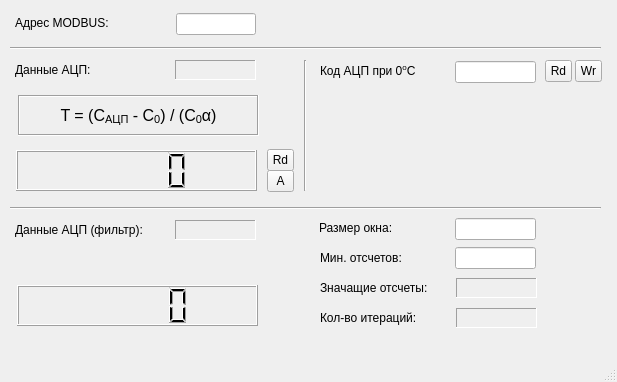
<?xml version="1.0" encoding="UTF-8"?>
<ui version="4.0">
 <class>fmTPar</class>
 <widget class="QMainWindow" name="fmTPar">
  <property name="geometry">
   <rect>
    <x>0</x>
    <y>0</y>
    <width>617</width>
    <height>382</height>
   </rect>
  </property>
  <property name="minimumSize">
   <size>
    <width>617</width>
    <height>382</height>
   </size>
  </property>
  <property name="maximumSize">
   <size>
    <width>617</width>
    <height>16777215</height>
   </size>
  </property>
  <property name="windowTitle">
   <string> Термометр</string>
  </property>
  <widget class="QWidget" name="centralwidget">
   <widget class="QLCDNumber" name="lcdDataConv">
    <property name="geometry">
     <rect>
      <x>16</x>
      <y>150</y>
      <width>241</width>
      <height>41</height>
     </rect>
    </property>
   </widget>
   <widget class="QLabel" name="label">
    <property name="geometry">
     <rect>
      <x>15</x>
      <y>62</y>
      <width>111</width>
      <height>16</height>
     </rect>
    </property>
    <property name="font">
     <font>
      <pointsize>9</pointsize>
     </font>
    </property>
    <property name="text">
     <string>Данные АЦП:</string>
    </property>
   </widget>
   <widget class="QToolButton" name="tbScan">
    <property name="geometry">
     <rect>
      <x>267</x>
      <y>149</y>
      <width>27</width>
      <height>22</height>
     </rect>
    </property>
    <property name="text">
     <string>Rd</string>
    </property>
   </widget>
   <widget class="QLabel" name="llData">
    <property name="geometry">
     <rect>
      <x>175</x>
      <y>60</y>
      <width>81</width>
      <height>20</height>
     </rect>
    </property>
    <property name="font">
     <font>
      <pointsize>9</pointsize>
     </font>
    </property>
    <property name="frameShape">
     <enum>QFrame::Panel</enum>
    </property>
    <property name="frameShadow">
     <enum>QFrame::Sunken</enum>
    </property>
    <property name="text">
     <string/>
    </property>
   </widget>
   <widget class="QToolButton" name="tbAutoScan">
    <property name="geometry">
     <rect>
      <x>267</x>
      <y>170</y>
      <width>27</width>
      <height>22</height>
     </rect>
    </property>
    <property name="text">
     <string>A</string>
    </property>
   </widget>
   <widget class="Line" name="line">
    <property name="geometry">
     <rect>
      <x>295</x>
      <y>60</y>
      <width>20</width>
      <height>131</height>
     </rect>
    </property>
    <property name="orientation">
     <enum>Qt::Vertical</enum>
    </property>
   </widget>
   <widget class="QToolButton" name="tbCR0Wr">
    <property name="geometry">
     <rect>
      <x>575</x>
      <y>60</y>
      <width>27</width>
      <height>22</height>
     </rect>
    </property>
    <property name="text">
     <string>Wr</string>
    </property>
   </widget>
   <widget class="QLineEdit" name="leCR0">
    <property name="geometry">
     <rect>
      <x>455</x>
      <y>61</y>
      <width>81</width>
      <height>22</height>
     </rect>
    </property>
    <property name="font">
     <font>
      <pointsize>9</pointsize>
     </font>
    </property>
   </widget>
   <widget class="QLabel" name="label_14">
    <property name="geometry">
     <rect>
      <x>320</x>
      <y>63</y>
      <width>121</width>
      <height>16</height>
     </rect>
    </property>
    <property name="font">
     <font>
      <pointsize>9</pointsize>
     </font>
    </property>
    <property name="lineWidth">
     <number>-5</number>
    </property>
    <property name="text">
     <string>Код АЦП при 0&lt;sup&gt;o&lt;/sup&gt;С</string>
    </property>
   </widget>
   <widget class="QToolButton" name="tbCR0Rd">
    <property name="geometry">
     <rect>
      <x>545</x>
      <y>60</y>
      <width>27</width>
      <height>22</height>
     </rect>
    </property>
    <property name="text">
     <string>Rd</string>
    </property>
   </widget>
   <widget class="QLabel" name="label_16">
    <property name="geometry">
     <rect>
      <x>15</x>
      <y>15</y>
      <width>111</width>
      <height>16</height>
     </rect>
    </property>
    <property name="font">
     <font>
      <pointsize>9</pointsize>
     </font>
    </property>
    <property name="text">
     <string>Адрес MODBUS:</string>
    </property>
   </widget>
   <widget class="QLineEdit" name="leAddrMB">
    <property name="geometry">
     <rect>
      <x>176</x>
      <y>13</y>
      <width>80</width>
      <height>22</height>
     </rect>
    </property>
    <property name="font">
     <font>
      <pointsize>9</pointsize>
     </font>
    </property>
   </widget>
   <widget class="Line" name="line_2">
    <property name="geometry">
     <rect>
      <x>10</x>
      <y>40</y>
      <width>591</width>
      <height>16</height>
     </rect>
    </property>
    <property name="orientation">
     <enum>Qt::Horizontal</enum>
    </property>
   </widget>
   <widget class="QLabel" name="label_3">
    <property name="geometry">
     <rect>
      <x>18</x>
      <y>95</y>
      <width>241</width>
      <height>41</height>
     </rect>
    </property>
    <property name="font">
     <font>
      <family>Arial</family>
      <pointsize>12</pointsize>
      <weight>50</weight>
      <bold>false</bold>
     </font>
    </property>
    <property name="frameShape">
     <enum>QFrame::Box</enum>
    </property>
    <property name="frameShadow">
     <enum>QFrame::Sunken</enum>
    </property>
    <property name="text">
     <string>T =  (C&lt;sub&gt;АЦП&lt;/sub&gt; - С&lt;sub&gt;0&lt;/sub&gt;) / (С&lt;sub&gt;0&lt;/sub&gt;&amp;#945;)</string>
    </property>
    <property name="alignment">
     <set>Qt::AlignCenter</set>
    </property>
   </widget>
   <widget class="Line" name="line_3">
    <property name="geometry">
     <rect>
      <x>10</x>
      <y>200</y>
      <width>591</width>
      <height>16</height>
     </rect>
    </property>
    <property name="orientation">
     <enum>Qt::Horizontal</enum>
    </property>
   </widget>
   <widget class="QLabel" name="label_4">
    <property name="geometry">
     <rect>
      <x>15</x>
      <y>222</y>
      <width>161</width>
      <height>16</height>
     </rect>
    </property>
    <property name="font">
     <font>
      <pointsize>9</pointsize>
     </font>
    </property>
    <property name="text">
     <string>Данные АЦП (фильтр):</string>
    </property>
   </widget>
   <widget class="QLabel" name="llDataF">
    <property name="geometry">
     <rect>
      <x>175</x>
      <y>220</y>
      <width>81</width>
      <height>20</height>
     </rect>
    </property>
    <property name="font">
     <font>
      <pointsize>9</pointsize>
     </font>
    </property>
    <property name="frameShape">
     <enum>QFrame::Panel</enum>
    </property>
    <property name="frameShadow">
     <enum>QFrame::Sunken</enum>
    </property>
    <property name="text">
     <string/>
    </property>
   </widget>
   <widget class="QLCDNumber" name="lcdDataConvF">
    <property name="geometry">
     <rect>
      <x>17</x>
      <y>285</y>
      <width>241</width>
      <height>41</height>
     </rect>
    </property>
   </widget>
   <widget class="QLineEdit" name="leWSize">
    <property name="geometry">
     <rect>
      <x>455</x>
      <y>218</y>
      <width>81</width>
      <height>22</height>
     </rect>
    </property>
    <property name="font">
     <font>
      <pointsize>9</pointsize>
     </font>
    </property>
   </widget>
   <widget class="QLabel" name="label_17">
    <property name="geometry">
     <rect>
      <x>320</x>
      <y>250</y>
      <width>121</width>
      <height>16</height>
     </rect>
    </property>
    <property name="font">
     <font>
      <pointsize>9</pointsize>
     </font>
    </property>
    <property name="lineWidth">
     <number>-5</number>
    </property>
    <property name="text">
     <string>Мин. отсчетов:</string>
    </property>
   </widget>
   <widget class="QLineEdit" name="leMinCntS">
    <property name="geometry">
     <rect>
      <x>455</x>
      <y>247</y>
      <width>81</width>
      <height>22</height>
     </rect>
    </property>
    <property name="font">
     <font>
      <pointsize>9</pointsize>
     </font>
    </property>
   </widget>
   <widget class="QLabel" name="label_18">
    <property name="geometry">
     <rect>
      <x>319</x>
      <y>220</y>
      <width>91</width>
      <height>16</height>
     </rect>
    </property>
    <property name="font">
     <font>
      <pointsize>9</pointsize>
     </font>
    </property>
    <property name="lineWidth">
     <number>-5</number>
    </property>
    <property name="text">
     <string>Размер окна:</string>
    </property>
   </widget>
   <widget class="QLabel" name="llCntS">
    <property name="geometry">
     <rect>
      <x>456</x>
      <y>278</y>
      <width>81</width>
      <height>20</height>
     </rect>
    </property>
    <property name="font">
     <font>
      <pointsize>9</pointsize>
     </font>
    </property>
    <property name="frameShape">
     <enum>QFrame::Panel</enum>
    </property>
    <property name="frameShadow">
     <enum>QFrame::Sunken</enum>
    </property>
    <property name="text">
     <string/>
    </property>
   </widget>
   <widget class="QLabel" name="label_5">
    <property name="geometry">
     <rect>
      <x>320</x>
      <y>280</y>
      <width>131</width>
      <height>16</height>
     </rect>
    </property>
    <property name="font">
     <font>
      <pointsize>9</pointsize>
     </font>
    </property>
    <property name="text">
     <string>Значащие отсчеты:</string>
    </property>
   </widget>
   <widget class="QLabel" name="llNumPass">
    <property name="geometry">
     <rect>
      <x>456</x>
      <y>308</y>
      <width>81</width>
      <height>20</height>
     </rect>
    </property>
    <property name="font">
     <font>
      <pointsize>9</pointsize>
     </font>
    </property>
    <property name="frameShape">
     <enum>QFrame::Panel</enum>
    </property>
    <property name="frameShadow">
     <enum>QFrame::Sunken</enum>
    </property>
    <property name="text">
     <string/>
    </property>
   </widget>
   <widget class="QLabel" name="label_6">
    <property name="geometry">
     <rect>
      <x>320</x>
      <y>310</y>
      <width>131</width>
      <height>16</height>
     </rect>
    </property>
    <property name="font">
     <font>
      <pointsize>9</pointsize>
     </font>
    </property>
    <property name="text">
     <string>Кол-во итераций:</string>
    </property>
   </widget>
  </widget>
  <widget class="QMenuBar" name="menubar">
   <property name="geometry">
    <rect>
     <x>0</x>
     <y>0</y>
     <width>617</width>
     <height>22</height>
    </rect>
   </property>
  </widget>
  <widget class="QStatusBar" name="statusbar"/>
  <action name="actConf">
   <property name="text">
    <string>Настройки</string>
   </property>
  </action>
 </widget>
 <resources/>
 <connections/>
</ui>
